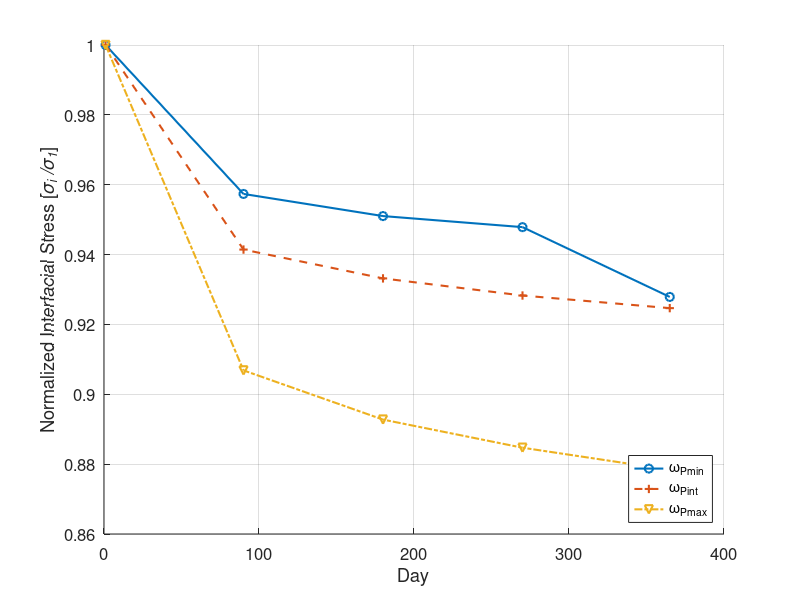
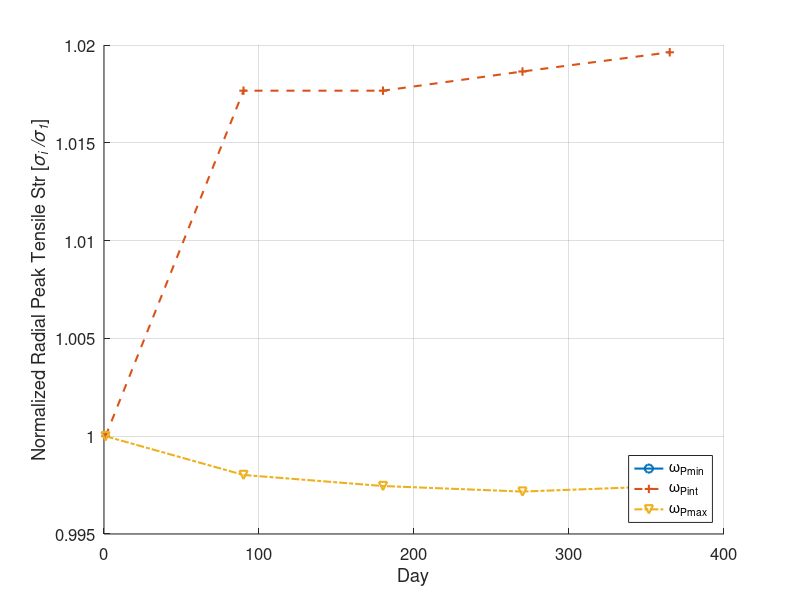
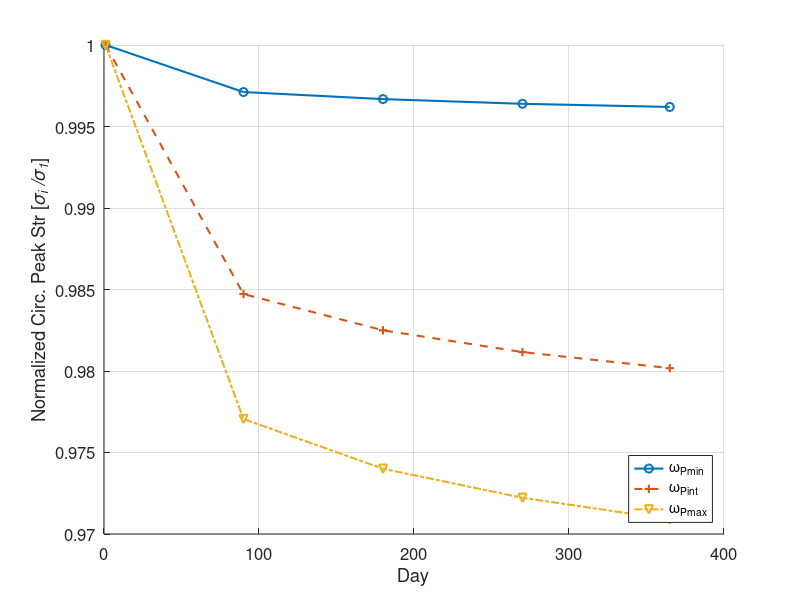
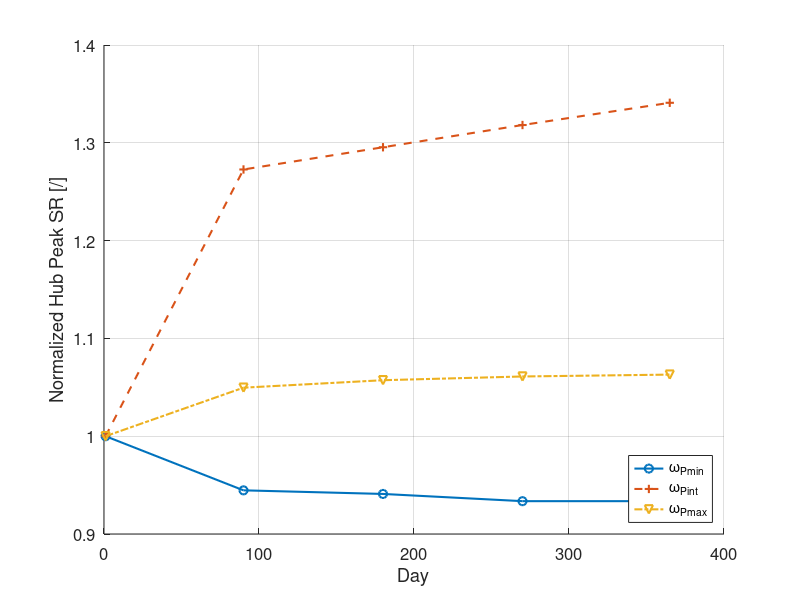

Recreate these plots in MATLAB, in order.
close all
clc

day = [1, 90, 180, 270, 365];

interface = [-41.04, -39.29, -39.03, -38.90, -38.08;
              -38.76, -36.49, -36.17, -35.98, -35.84;
              -34.78, -31.54, -31.05, -30.77, -30.55];
            
rad_peak = [.0, 0.001, 0.01, 0.012, 0.014;
            10.19, 10.37, 10.37, 10.38, 10.39;
            35.33, 35.26, 35.24, 35.23, 35.24];
          
circ_peak = [207.89, 207.29, 207.20, 207.14, 207.10;
             426.75, 420.23, 419.28, 418.71, 418.29;
             819.74, 800.93, 798.43, 796.97, 795.88];
           
sr_hub = [.271, .256, .255, .253, .253;
          .044, .056, .057, .058, .059;
          .524, .550, .554, .556, .557];
        
sr_rim = [.160, .155, .154, .153, .153;
          .242, .236, .235, .235, .234;
          .760, .740, .737, .735, .734];
          
marker = 'o+v*<s>dx.^p';
line = {'-', '--', '-.'};
for k = 1:3
  figure(1), hold on
  plot(day,(interface(k,:)./interface(k,1)), [marker(k),line{k}], 'Linewidth', 1.5)
  
  figure(2), hold on
  plot(day, (rad_peak(k,:)./rad_peak(k,1)), [marker(k),line{k}], 'Linewidth', 1.5)
  
  figure(3), hold on
  plot(day, (circ_peak(k,:)./circ_peak(k,1)), [marker(k),line{k}], 'Linewidth', 1.5)
  
  figure(4), hold on
  plot(day, (sr_hub(k,:)./sr_hub(k,1)), [marker(k),line{k}], 'Linewidth', 1.5)
  
  figure(5), hold on
  plot(day, (sr_rim(k,:)./sr_rim(k,1)), [marker(k),line{k}], 'Linewidth', 1.5)
end

figure(1), grid on
legend({'\omega_{Pmin}', '\omega_{Pint}', '\omega_{Pmax}'}, 'Location', 'southeast')
xlabel('Day')
ylabel('Normalized Interfacial Stress [{\it\sigma_i /\sigma_1}]')
set(gca, 'FontSize', 12)

figure(2), grid on
legend({'\omega_{Pmin}', '\omega_{Pint}', '\omega_{Pmax}'}, 'Location', 'southeast')
xlabel('Day')
ylabel('Normalized Radial Peak Tensile Str [{\it\sigma_i /\sigma_1}]')
set(gca, 'FontSize', 12)

figure(3), grid on
legend({'\omega_{Pmin}', '\omega_{Pint}', '\omega_{Pmax}'}, 'Location', 'southeast')
xlabel('Day')
ylabel('Normalized Circ. Peak Str [{\it\sigma_i /\sigma_1}]')
set(gca, 'FontSize', 12)

figure(4), grid on
legend({'\omega_{Pmin}', '\omega_{Pint}', '\omega_{Pmax}'}, 'Location', 'southeast')
xlabel('Day')
ylabel('Normalized Hub Peak SR [/]')
set(gca, 'FontSize', 12)

figure(5), grid on
legend({'\omega_{Pmin}', '\omega_{Pint}', '\omega_{Pmax}'}, 'Location', 'southeast')
xlabel('Day')
ylabel('Normalized Rim Peak SR [/]')
set(gca, 'FontSize', 12)







